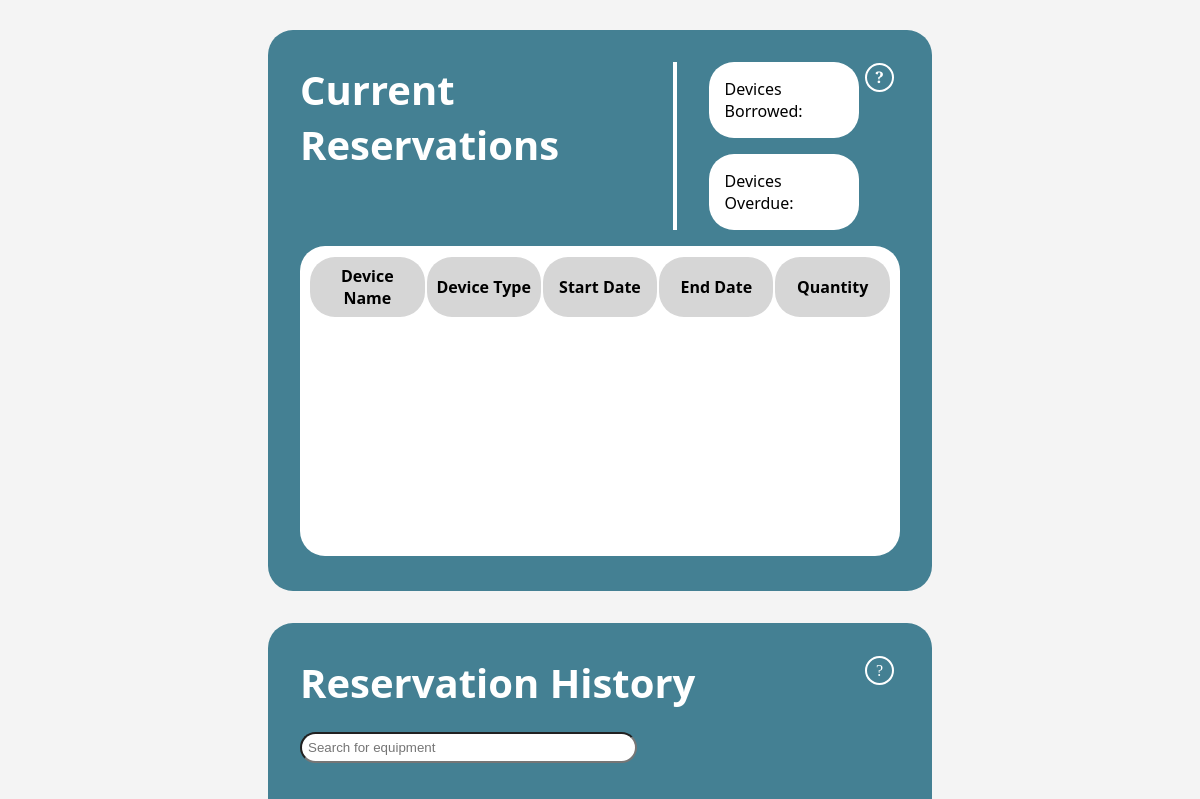
/user/userprofile/ (signed in, middle part), run on an earlier commit of the app's database.
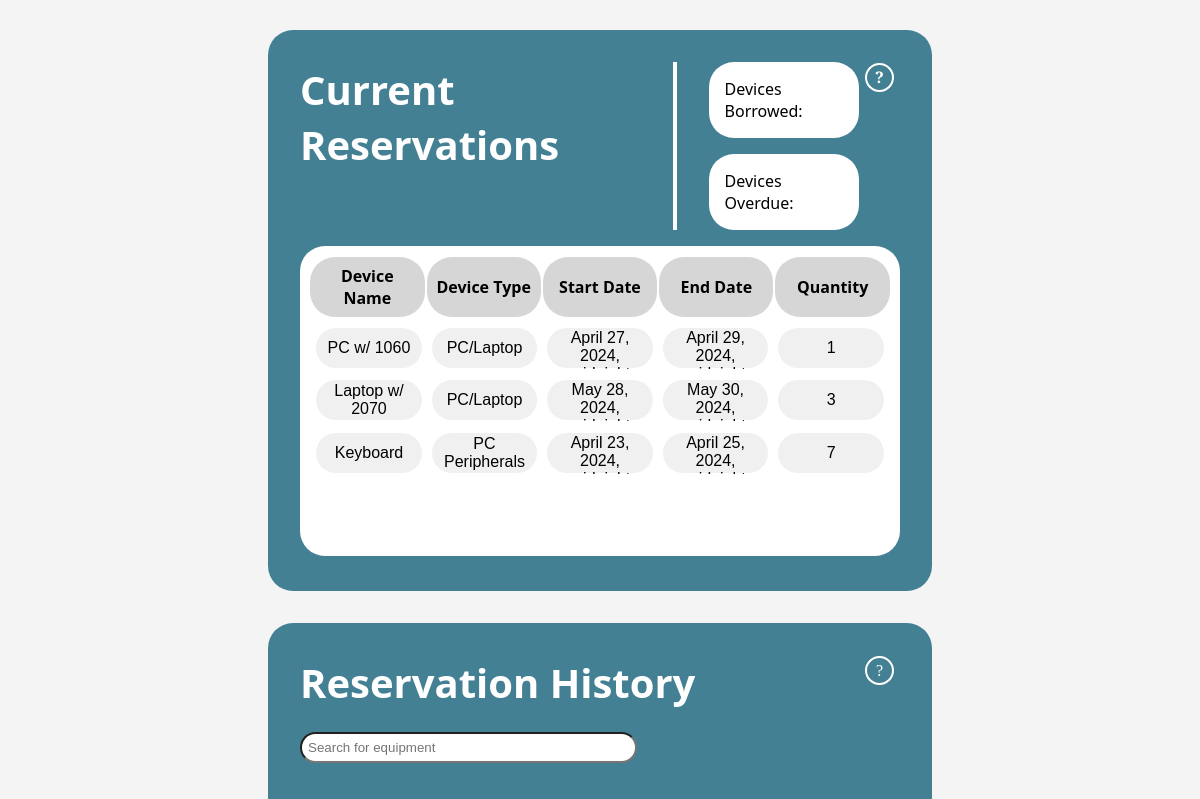
And on a later commit of the database.
### reservation_management/models.py (models this page shows)
class Reservation(models.Model):
    id = models.BigIntegerField(default=0, primary_key=True)
    bookingDate = models.DateField(blank=True, null=True)
    checkoutDate = models.DateTimeField()
    expectedReturnDate = models.DateTimeField()
    approvalStatus = models.CharField(max_length=100)
    isCancelled = models.BooleanField(default=False)
    quantity = models.IntegerField(default=False)
    equipment = models.ForeignKey(Equipment, on_delete=models.CASCADE)
    user = models.ForeignKey(settings.AUTH_USER_MODEL, on_delete=models.CASCADE)
    returned = models.BooleanField(default=False)
    activeReservation = models.BooleanField(default=True)

### equipment_management/models.py (models this page shows)
class Equipment(models.Model):
    Status_Choices = [
        ('On_loan', 'On Loan'),
        ('Repairing', 'Repairing'),
        ('Available', 'Available'),
        ('Unavailable', 'Unavailable')
    ]
    Location_choices = [
        ('blue_cabinet', 'XRLab Blue Cabinet'),
        ('blue_cabinet_large', 'XRLab Blue Cabinet Large'),
        ('medium_wooden_cabinet', 'XRLab Medium Wooden Cabinet'),
        ('other', 'Other'),
    ]
    equipmentName = models.CharField(max_length=100)
    equipmentStatus = models.CharField(max_length=100, choices=Status_Choices, default='Available')
    equipmentType = models.CharField(max_length=100)
    quantity = models.IntegerField()
    auditDate = models.DateField(null=True, blank=True)
    location = models.CharField(max_length=100, choices=Location_choices)
    accessLevel = models.CharField(max_length=100, null=True, blank=True)
    serialNo = models.CharField(max_length=100, null=True, blank=True)
    comments = models.TextField(max_length=250, null=True, blank=True)
    bookingCount = models.PositiveIntegerField (default=0, null=True, blank=True)

### user_account/views.py (the view)
# urls.py: path('user/', include('user_account.urls')),
def user_account(request):
    user = request.user
    userid = user.id
    reservation = Reservation.objects.filter(user_id=userid, activeReservation=True)
    resActive = Reservation.objects.filter(user_id=userid, activeReservation=False)
    userprofile = loader.get_template('user_account/userprofile.html')
    context = {'reservation': reservation, 'resActive': resActive}
    return HttpResponse(userprofile.render(context, request))

### user_account/templates/user_account/userprofile.html (shortened to what this page needs)
{% load static %}
<!DOCTYPE html>
<html>
<head>
    <link rel="stylesheet" type="text/css" href="{% static 'accordionstyle.css' %}">
    <link rel="stylesheet" type="text/css" href="{% static 'blueBoxes.css' %}">
    <link rel="stylesheet" type="text/css" href="{% static 'greyBoxes.css' %}">
    <link rel="stylesheet" type="text/css" href="{% static 'bodynavbarFooter.css' %}">
    <link rel="stylesheet" type="text/css" href="{% static 'popUpPanels.css' %}">
</head>
<body>
    <div class="mainPanel">
        <div class="OuterBar">
            <div class="boxHeader">
                <div>
                    <h2>Current Reservations</h2>
                </div>
                <div class="deviceTotal">
                    <p class="rounded">Devices Borrowed: </p>
                    <p class="rounded">Devices Overdue: </p>
                </div>
                <div>
                    <button id="myRBtn"><b><p class="circleBtn">?</p></b></button>
                </div>
            </div>
        </div>
        <div class="InnerPanel">
            <table>
                <tr>
                    <th>Device Name</th>
                    <th>Device Type</th>
                    <th>Start Date</th>
                    <th>End Date</th>
                    <th>Quantity</th>
                </tr>
            </table>
            {% for printreservation in reservation %}
            <table class="accordion">
                <tr class="accordion-item">
                    <div>
                        <td>
                            <button>{{ printreservation.equipment.equipmentName }}</button>
                            <button>{{ printreservation.equipment.equipmentType }}</button>
                            <button>{{ printreservation.checkoutDate }}</button>
                            <button>{{ printreservation.expectedReturnDate }}</button>
                            <button>{{ printreservation.equipment.quantity }}</button>
                        </td>
                    </div>
                </tr>
            </table>
            {% endfor %}
        </div>
        <br>
    </div>
    <div class="mainPanel">
        <div class="OuterBar">
            <div class="boxHeader">
                <div style="display:inline">
                    <div>
                        <h2>Reservation History</h2>
                    </div>
                    <br>
                    <div class="searchBar">
                        <form action="/action_page.php" style="color:white">
                            <input type="search" placeholder="Search for equipment" name="search" style="color:black;border-radius: 25px;padding: 6px;padding-right: 150px;">
                        </form>
                    </div>
                </div>
                <div>
                    <button id="btnHelpRH"><p class="circleBtn">?</p></button>
                </div>
            </div>
        </div>
        <br>
        <br>
    </div>
</body>
</html>

### user_account/static/accordionStyle.css (style rules this page uses)
.accordion .accordion-item:nth-child(odd) button { background-color: #F1F0F0; }
.accordion tr td { width: auto; overflow: hidden; justify-content: space-between; }
.accordion tr td { background-color: transparent; border: none; cursor: pointer; text-align: left; outline: none; }
.accordion-item td { display: flex; align-items: center; justify-content: space-between; }

### user_account/static/blueBoxes.css (style rules this page uses)
@media only screen and (min-width: 1000px) { .mainPanel { width: 50% } }
.mainPanel { background-color: #448093; margin: 2em 2em; border-radius: 25px; padding: 2em; padding-bottom: 0.8em; margin-left: auto; margin-right: auto; overflow-x: auto; }
.InnerPanel button { background-image: linear-gradient(rgba(0, 0, 0, 0.05) 0 0); }
.OuterBar { width: 100%; }
.OuterBar h2 { text-align: left; font-size: 40px; color:white; margin: 0; }
.boxHeader { display: flex; flex-direction: row; align-items: flex-start; justify-content: space-between; height: 100%; padding-bottom: 1em; }
.boxHeader > div { width: auto; }
.deviceTotal { border-left: 4px solid white; padding-left: 2em; }
.deviceTotal p { background-color: white; border-radius: 25px; padding: 1em; margin: 0; }
.deviceTotal p + p { margin-top: 1em; }
.OuterBar button { background-color: transparent; border-style: none; }
.circleBtn { text-align: center; font-size: medium; font-family: "Merriweather", serif; color: white; border: 2px solid rgb(255, 255, 255); border-radius: 50%; cursor: help; margin: auto; height: 25px; width: 25px; line-height: 25px; }
.InnerPanel { background-color: white; border-radius: 25px; padding: 5px; margin-top: 0; height: 300px; overflow: auto; overflow-x: auto; }
.InnerPanel table { width: 100%; padding: .2em .2em; }
.InnerPanel button { margin-right: 5px; margin-left: 5px; border: none; height: 40px; }
.InnerPanel table:first-child tr th { border-radius: 25px; color: black; padding: .5em; font-size: 16px; text-align: center; background-color: #D6D6D6; width: auto; }
.InnerPanel table { justify-content: space-between; table-layout: fixed; }
.accordion-item button { font-size: medium; border-radius: 40px; width: 100%; }
button { background-color: rgba(255, 255, 255, 0); background-blend-mode: lighten; transition: 0.5s; }

### user_account/static/bodynavbarFooter.css (style rules this page uses)
body { margin: 0; font-family: system-ui, -apple-system, BlinkMacSystemFont, 'Segoe UI', Roboto, Oxygen, Ubuntu, Cantarell, 'Open Sans', 'Helvetica Neue', sans-serif; background-color: #f4f4f4; }

What changed in the data, as far as the page shows it:
added Reservation: equipment.equipmentName "PC w/ 1060", equipment.equipmentType "PC/Laptop", checkoutDate "April 27, 2024,…", expectedReturnDate "April 29, 2024,…", equipment.quantity "1"
added Reservation: equipment.equipmentName "Laptop w/ 2070", equipment.equipmentType "PC/Laptop", checkoutDate "May 28, 2024,…", expectedReturnDate "May 30, 2024,…", equipment.quantity "3"
added Reservation: equipment.equipmentName "Keyboard", equipment.equipmentType "PC Peripherals", checkoutDate "April 23, 2024,…", expectedReturnDate "April 25, 2024,…", equipment.quantity "7"
